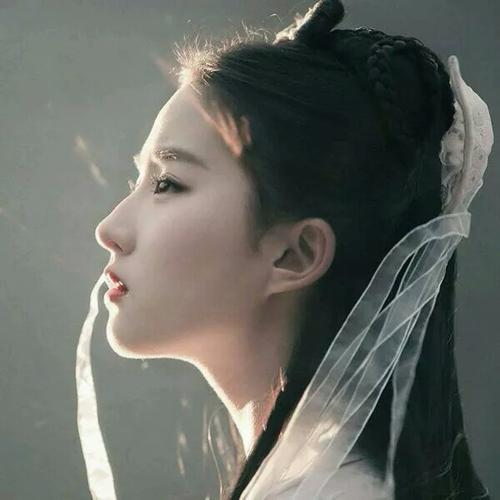
#> input picture OpenCV/bilibili/网友的代码/images/Crystal.jpg, 500 x 500 px
$ python tutorial_17_canny.py
#> lines starting #> are read from the running program, lines starting #| are printed output that depends on the picture; after the words box and inside, x2 and y2 are one past the last pixel; in counts of white or black regions, pixels touching at a corner belong together
#> in main, src is the input picture: shape (500, 500, 3); mean B, G, R 98.4, 104.7, 102
import cv2 as cv
import numpy as np


# canny运算步骤：5步
# 1. 高斯模糊 - GaussianBlur
# 2. 灰度转换 - cvtColor
# 3. 计算梯度 - Sobel/Scharr
# 4. 非极大值抑制
# 5. 高低阈值输出二值图像

# 非极大值抑制：
# 算法使用一个3×3邻域作用在幅值阵列M[i,j]的所有点上；
# 每一个点上，邻域的中心像素M[i,j]与沿着梯度线的两个元素进行比较，
# 其中梯度线是由邻域的中心点处的扇区值ζ[i,j]给出。
# 如果在邻域中心点处的幅值M[i,j]不比梯度线方向上的两个相邻点幅值大，则M[i,j]赋值为零，否则维持原值；
# 此过程可以把M[i,j]宽屋脊带细化成只有一个像素点宽，即保留屋脊的高度值。

# 高低阈值连接
# T1，T2为阈值，凡是高于T2的都保留，凡是低于T1的都丢弃
# 从高于T2的像素出发，凡是大于T1而且相互连接的都保留。最终得到一个输出二值图像
# 推荐高低阈值比值为T2:T1 = 3:1/2:1,其中T2高阈值，T1低阈值


def edge_demo(image):
    blurred = cv.GaussianBlur(image, (3, 3), 0)
    gray = cv.cvtColor(blurred, cv.COLOR_BGR2GRAY)
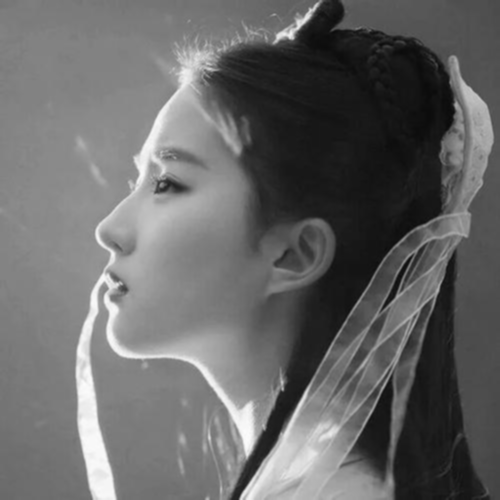
#> gray: shape (500, 500); min 11, max 252, mean 103.1

    grad_x = cv.Sobel(gray, cv.CV_16SC1, 1, 0)
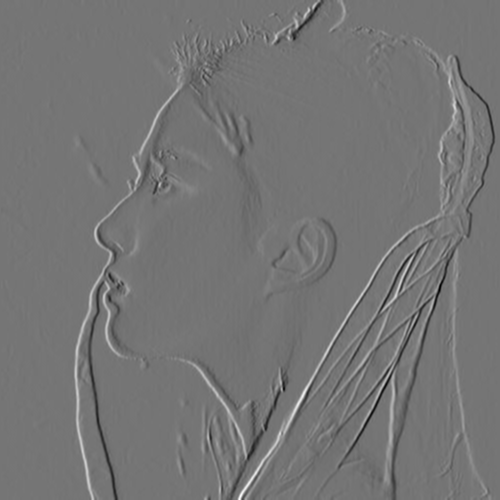
#> grad_x: shape (500, 500) int16; min -475, max 556, mean -0.7; drawn with min black and max white
    grad_y = cv.Sobel(gray, cv.CV_16SC1, 0, 1)
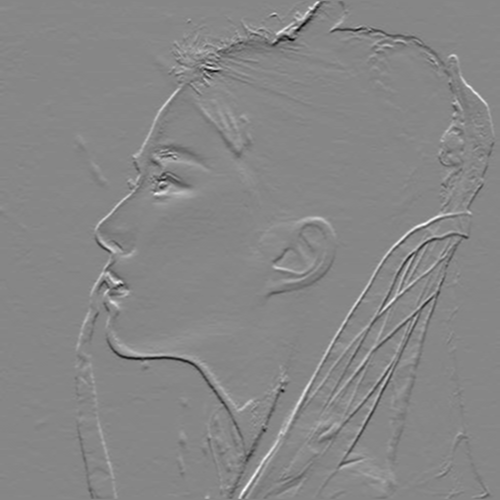
#> grad_y: shape (500, 500) int16; min -405, max 361, mean 0.3; drawn with min black and max white

    edge_output = cv.Canny(grad_x, grad_y, 30, 150)
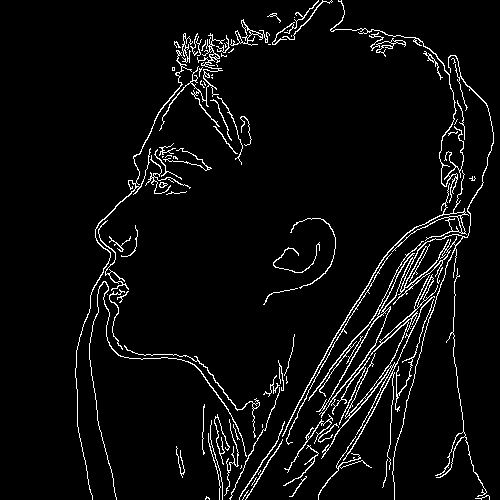
#> edge_output: shape (500, 500); 4.7% white in thin lines or dots, all inside (x1, y1, x2, y2) = (75, 0, 494, 500)
    # edge_output = cv.Canny(gray, 50, 150)
    cv.imshow("gray", gray)
    cv.imshow("Canny demo", edge_output)


def main():
    src = cv.imread("../images/Crystal.jpg")
    cv.imshow("demo",src)

    edge_demo(src)
    cv.waitKey(0)  # 等有键输入或者1000ms后自动将窗口消除，0表示只用键输入结束窗口
    cv.destroyAllWindows()  # 关闭所有窗口


if __name__ == '__main__':
    main()

$ run again, with OpenCV/bilibili/网友的代码/images/19_25_26.jpg copied over OpenCV/bilibili/网友的代码/images/Crystal.jpg
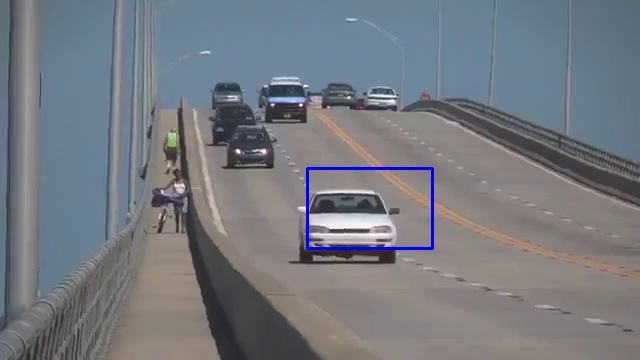
#> input picture OpenCV/bilibili/网友的代码/images/19_25_26.jpg, 640 x 360 px
#> in main, src is the input picture: shape (360, 640, 3); mean B, G, R 128, 121.3, 117.3
#> in edge_demo, `grad_y = cv.Sobel(gray, cv.CV_16SC1, 0, 1)`:
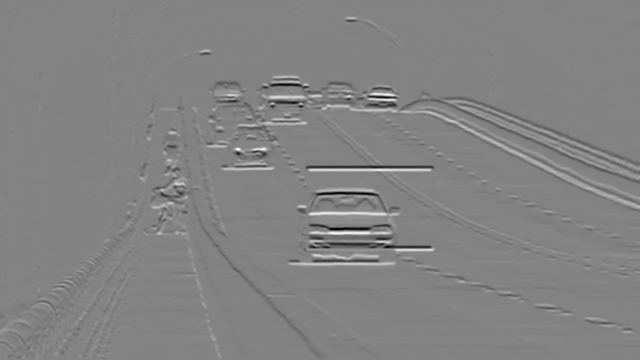
#> grad_y: shape (360, 640) int16; min -523, max 497, mean -0.2; drawn with min black and max white
#> in edge_demo, `edge_output = cv.Canny(grad_x, grad_y, 30, 150)`:
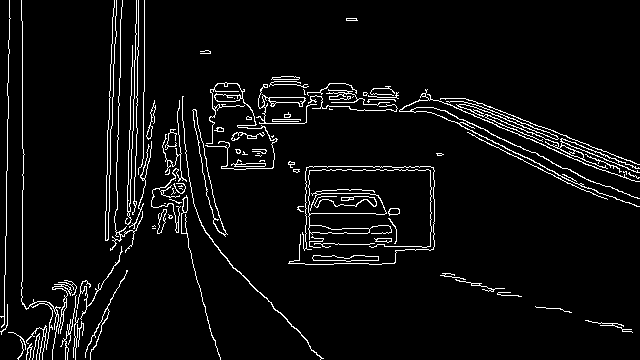
#> edge_output: shape (360, 640); 5.1% white in thin lines or dots
